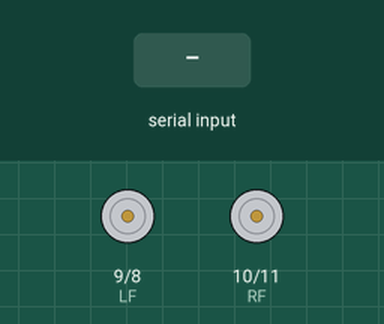
Recording of a sketch running on a simulated Arduino Mega 2560, built with avr-gcc and run on an emulated ATmega2560. On the bench: motor-driver pin pairs drawn as motors (green arrow = first pin HIGH = forward, orange = second pin HIGH = backward, longer = more drive). Inputs (shaded band) come from the test bench. What the sketch prints to the serial monitor is not drawn.

Above: at 1.2 s.
1.3 s: "1\n" received over the second serial link
At 1.9 s:
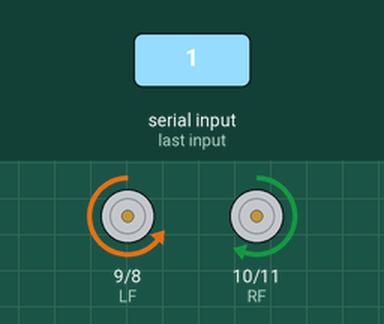
3.6 s: "2\n" received over the second serial link
Timing chart, 0 to 6.6 s (numbered marks = the images above; inputs shaded):
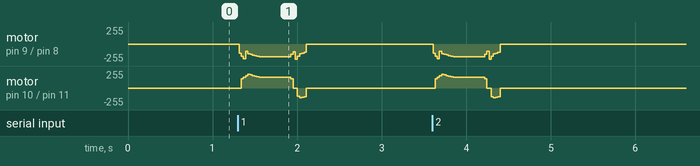

The sketch:

Proyecto_CDA.ino
```cpp
#define LF 9
#define LB 8
#define RF 10
#define RB 11
#define TRIG 2
#define ECO 3
#define TRIGL 4
#define ECOL 5
#define TRIGR 6
#define ECOR 7

String buff="";
byte error=0;

int16_t vx[5]={128,128,128,128,128};
int16_t vy[10]={128,128,128,128,128,128,128,128,128,128};
int16_t VX=128;
int16_t VY=128;
int16_t VL=128;
int16_t VR=128;
uint8_t lf=0;
uint8_t lb=0;
uint8_t rf=0;
uint8_t rb=0;

uint16_t DURACION;
uint16_t DISTANCIA;
uint16_t DISTANCIA_1=75;
uint16_t DURACIONL;
uint16_t DISTANCIAL;
uint16_t DURACIONR;
uint16_t DISTANCIAR;

void setup() {
  Serial.begin(9600);
  Serial1.begin(9600);

  buff+=(char)128;
  buff+=(char)128;

  analogWrite(LF,0);
  analogWrite(LB,0);
  analogWrite(RF,0);
  analogWrite(RB,0);

  pinMode(TRIG, OUTPUT);
  pinMode(ECO, INPUT);
  pinMode(TRIGL, OUTPUT);
  pinMode(ECOL, INPUT);
  pinMode(TRIGR, OUTPUT);
  pinMode(ECOR, INPUT);
  /*
  digitalWrite(TRIG, HIGH);
  delay(1);
  digitalWrite(TRIG, LOW);
  DURACION = pulseIn(ECO, HIGH);
  DISTANCIA_1 = DURACION / 58;
  */
}

void loop() {
  while(error<=20){
    if (Serial1.available()){
      buff=Serial1.readStringUntil('\n');
      error=0;
    }
    else{
      error+=1;
    }
    /*
    digitalWrite(TRIG, HIGH);
    delay(1);
    digitalWrite(TRIG, LOW);
    DURACION = pulseIn(ECO, HIGH);
    DISTANCIA = DURACION / 58;//58.2
    while(DISTANCIA > (DISTANCIA_1 + 30)){
      digitalWrite(TRIGL, HIGH);
      delay(1);
      digitalWrite(TRIGL, LOW);
      DURACIONL = pulseIn(ECOL, HIGH);
      DISTANCIAL = DURACIONL / 58;//58.2
      digitalWrite(TRIGR, HIGH);
      delay(1);
      digitalWrite(TRIGR, LOW);
      DURACIONR = pulseIn(ECOR, HIGH);
      DISTANCIAR = DURACIONR / 58;//58.2
      //Aqui el cambio de direccion
      digitalWrite(TRIG, HIGH);
      delay(1);
      digitalWrite(TRIG, LOW);
      DURACION = pulseIn(ECO, HIGH);
      DISTANCIA = DURACION / 58;//58.2
      Serial.print(DISTANCIAL);
      Serial.print(' ');
      Serial.print(DISTANCIA);
      Serial.print(' ');
      Serial.println(DISTANCIAR);
    }
    DISTANCIA_1 = DISTANCIA;
    */
    //vy[0]=map(DISTANCIA,0,150,0,255);
    vy[0]=(uint8_t)buff[0];
    vx[0]=(uint8_t)buff[1];

    VY=0;
    for(uint8_t i=0;i<=9;i++){
      VY+=vy[i];
    }
    for(uint8_t i=9;i>=1;i--){
      vy[i]=vy[i-1];
    }
    VY=VY/10;
    VX=0;
    for(uint8_t i=0;i<=4;i++){
      VX+=vx[i];
    }
    for(uint8_t i=4;i>=1;i--){
      vx[i]=vx[i-1];
    }
    VX=VX/5;

    if(VY > 255){
      VY=255;
    }
    else if(VY)
    if(VX > 255){
      VX=255;
    }

    //VY=(uint8_t)buff[0];
    //VX=(uint8_t)buff[1];

    VL=VY+(VX-127);
    VR=VY-(VX-127);
    if(VL >= 148){
      if(VL > 255){
        lf=255;
      }
      else{
        lf=(VL-128)*2;
        lf=map(lf,0,255,100,255);
      }
      lb=0;
    }
    else if(VL <= 108){
      lb=(127-VL)*2;
      lb=map(lb,0,255,100,255);
      lf=0;
    }
    else{
      lf=0;
      lb=0;
    }
    if(VR >= 148){
      if(VR > 255){
        rf=255;
      }
      else{
        rf=(VR-128)*2;
        rf=map(rf,0,255,100,255);
      }
      rb=0;
    }
    else if(VR <= 108){
      rb=(127-VR)*2;
      rb=map(rb,0,255,100,255);
      rf=0;
    }
    else{
      rf=0;
      rb=0;
    }
    analogWrite(LF,lf);
    analogWrite(LB,lb);
    analogWrite(RF,rf);
    analogWrite(RB,rb);

    Serial.print(DISTANCIA);
    Serial.print(' ');
    Serial.print(buff);
    Serial.print(' ');
    Serial.print(VL);
    Serial.print(' ');
    Serial.print(VR);
    Serial.print(' ');
    Serial.print(' ');
    Serial.print(lf);
    Serial.print(' ');
    Serial.print(lb);
    Serial.print(' ');
    Serial.print(rf);
    Serial.print(' ');
    Serial.println(rb);

    //delay(10);
  }
  Serial.println("Error de Conexión");
  buff="";
  buff+=(char)128;
  buff+=(char)128;
  error=0;
}
```
